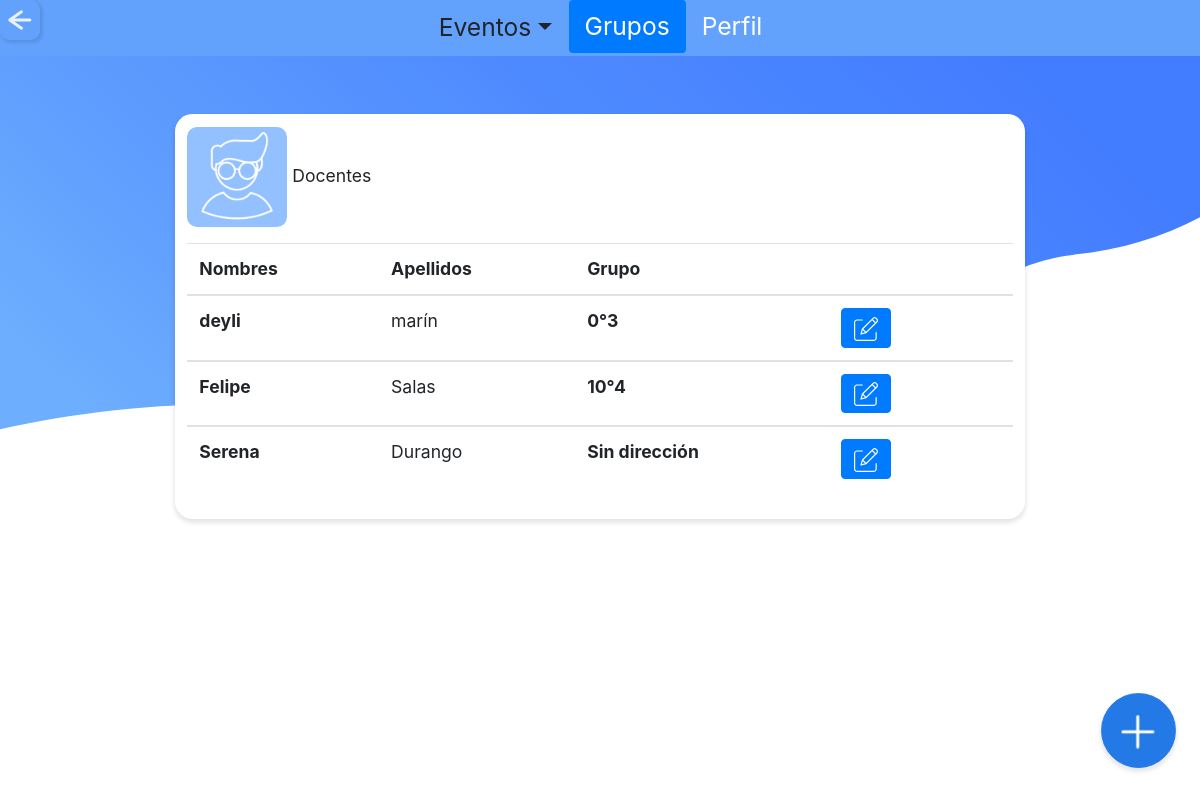
/admin/docentes.php (signed in), run on the app's committed database.
### tables this page shows
CREATE TABLE `tbl_docente` (
  `id_docente` varchar(10) NOT NULL,
  `nombre_doc` varchar(30) NOT NULL,
  `apellido_doc` varchar(30) NOT NULL,
  `correo_doc` varchar(60) NOT NULL,
  `contrasena_doc` varchar(20) NOT NULL,
  `codigo_g` varchar(10) NOT NULL
);

CREATE TABLE `tbl_grupo` (
  `codigo_g` varchar(10) NOT NULL,
  `grado_g` int(11) NOT NULL,
  `grupo_g` varchar(3) NOT NULL,
  `id_jornada` varchar(3) DEFAULT NULL
);

### admin/docentes.php (the view, shortened to what this page needs)
<?php
  include "../php/conexion.php";
  include "../php/variables.php";
?>
<!doctype html>
<html>
  <head>
  <?php
    $title="Administrador | SchoolTime";
    echo Links($title);
    ?>
  </head>
  <body>
    <?php
    $titulo="grupos";
    echo Eventos($titulo); ?>
<br>
<br>
<br>
<br>
<div class="center-90">
<div class="titulo_perfil default">
  <div class="medio">
  <div class="row no-gutters">
  <div class="col-md-3">
  <img class="tipo-evento" src="../iconos/docente3.png">
  Docentes
  </div>
  <div class="col-md-9">
  </div>
  </div>
    <div class="table-responsive">
    <table class="table margin-top-1">
    <thead>
    <tr>
      <th scope="col">Nombres</th>
      <th>Apellidos</th>
      <th>Grupo</th>
      <th></th>
      <th></th>
    </tr>
  </thead>
  <?php
	$queryDoc="SELECT * FROM tbl_docente ORDER BY nombre_doc";
	$resultadoDoc=$conexion->query($queryDoc);
	while ($rowDoc=$resultadoDoc->fetch_assoc()){
  ?>
  <tbody>
    <tr>
    <th scope="col"> <?php echo $rowDoc['nombre_doc']?> </th>
     <td> <?php echo $rowDoc['apellido_doc']?> </td>
     <?php
     $codigo = $rowDoc['codigo_g'];
     $query="SELECT * FROM tbl_grupo WHERE codigo_g='$codigo'";
     $resultadoG=$conexion->query($query);
     $rowG=$resultadoG->fetch_assoc();
     ?>
     <th>
     <?php if($rowG['codigo_g']=="DOCENTES"){
      echo "Sin dirección";
      }else{
        echo $rowG['grado_g'];?>°<?php echo $rowG['grupo_g'];
      }?></th>
     <td>
      <a  href="actualizar_doc.php?id=<?php echo $rowDoc['id_docente']?>" style="color: white; text-decoration: none; ">
     <button type="button" class="btn btn-primary btn-icon-2">
      <img class="icon" src="../svg/edit.svg"></button></a>
     </td>
    </tr>
    <?php
}
?>
  </tbody>
</table>
</div>
  </div>
</div>
</div>
<center>
  <div class="form-check form-check-inline">
  <input class="btn_ok large" type="button" onclick="window.location.href = '<?php echo $n_docente?>';" value="Nuevo Docente">
  </div>
  </center>
  </body>
</html>

### css/style.css (style rules this page uses)
* { padding: 0; margin: 0; }
body { background: url(../svg/back_one.svg) no-repeat center center fixed; background-size: cover; font-size: 110%; }
.center-90 { margin: 0 auto; max-width: 90%; padding: 0.5em; border: 0px solid #CCC; border-radius: 1em; background-color: transparent; }
.icon { width:100%; }
.btn-icon-2 { max-width:50px; }
.btn_ok { position: fixed; bottom: 0; right: 1.5rem; display: inline-block; font-weight: 400; color: transparent; -webkit-user-select: none; -moz-user-select: none; -ms-user-select: none; user-select: none; width: 75px; height: 75px; box-shadow: 0px 3px 4px 1px rgba(0, 0, 0, 0.1); background-color: c; background: url(../iconos/nuevo_env.png) no-repeat center center; background-size: 100%; border: 1px solid #2379E6; padding: 0.375rem 0.75rem; margin-bottom: 2rem; line-height: 1.5; border-radius: 3rem; margin-left: -1.5rem; transition: width .7s; }
input { background-color: white; width: 80px; height: 80px; border-radius: 10px; border-color: transparent; color: transparent; box-shadow: 2px 2px 3px 1px rgba(0, 0, 0, 0.1); }
.large { font-size: 140%; }
.tipo-evento { background-color: white; width: 100px; height: 100px; border-radius: 10px; border-color: #F2F2F2; color: transparent; }
.medio { margin: 0 auto; max-width: 80%; padding: 0.7em; border: 0px solid #CCC; box-shadow: 0px 3px 4px 1px rgba(0, 0, 0, 0.1); border-radius: 1em; background-color: white; margin-bottom: 0.6rem; text-decoration: none; }
.margin-top-1 { margin-top: 1rem; }

### data on the page
tbl_docente: nombre_doc "deyli", apellido_doc "marín", codigo_g.grado_g "0", codigo_g.grupo_g "3"
tbl_docente: nombre_doc "Felipe", apellido_doc "Salas", codigo_g.grado_g "10", codigo_g.grupo_g "4"
tbl_docente: nombre_doc "Serena", apellido_doc "Durango", shows "Sin dirección"
